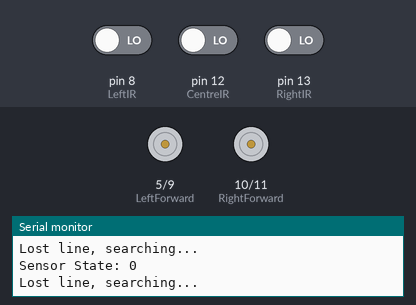
Recording of a sketch running on a simulated Arduino Uno, built with avr-gcc and run on an emulated ATmega328P. On the bench: motor-driver pin pairs drawn as motors (green arrow = first pin HIGH = forward, orange = second pin HIGH = backward, longer = more drive), the last lines printed to the serial monitor. Inputs (shaded band) come from the test bench; at power-on: pin 8 (LeftIR) LOW, pin 12 (CentreIR) LOW, pin 13 (RightIR) LOW.

Above: at 1.2 s.
1.3 s: pin 8 (LeftIR) driven HIGH
At 2.2 s:
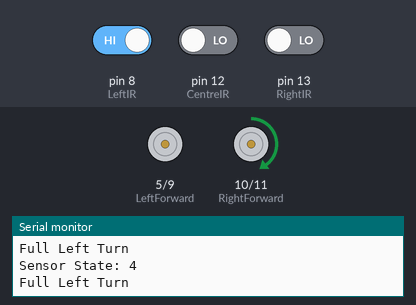
2.8 s: pin 12 (CentreIR) driven HIGH
At 3.1 s:
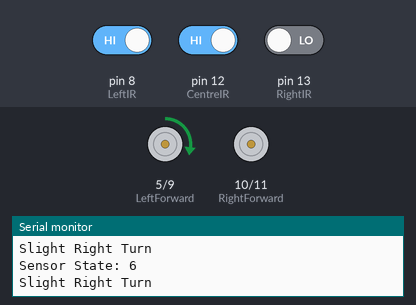
4.3 s: pin 13 (RightIR) driven HIGH
At 5.3 s:
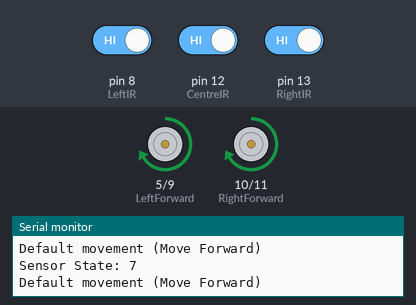
5.8 s: pin 8 (LeftIR) driven LOW
At 6.4 s:
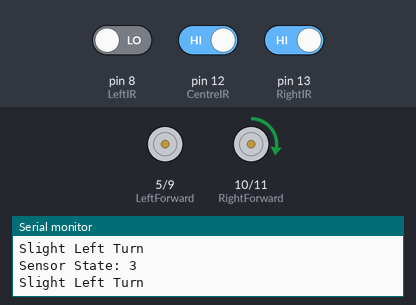
7.3 s: pin 12 (CentreIR) driven LOW
At 8.3 s:
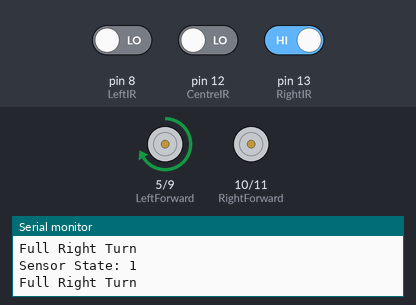
8.8 s: pin 13 (RightIR) driven LOW
At 9.5 s:
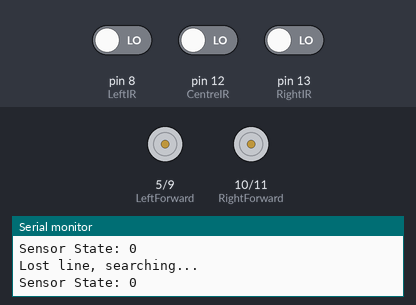
Timing chart, 0 to 11.8 s (numbered marks = the images above; inputs shaded):
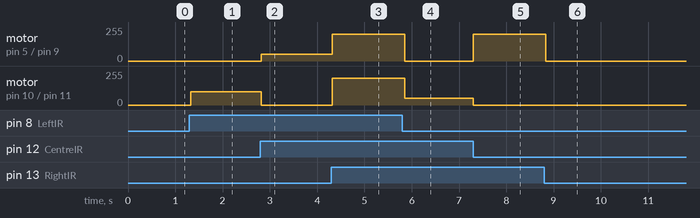

Measured:
- after the input at 1.3 s, motor on pin 10 (RightForward) / pin 11 (RightBackward): stopped → forward 100/255 at once
- after the input at 2.8 s, motor on pin 5 (LeftForward) / pin 9 (LeftBackward): stopped → forward 50/255 at once; motor on pin 10 (RightForward) / pin 11 (RightBackward): forward 100/255 → stopped at once
- after the input at 4.3 s, motor on pin 5 (LeftForward) / pin 9 (LeftBackward): forward 50/255 → forward 200/255 at once; motor on pin 10 (RightForward) / pin 11 (RightBackward): stopped → forward 200/255 at once
- after the input at 5.8 s, motor on pin 5 (LeftForward) / pin 9 (LeftBackward): forward 200/255 → stopped after 0.05 s; motor on pin 10 (RightForward) / pin 11 (RightBackward): forward 200/255 → forward 50/255 after 0.05 s
- after the input at 7.3 s, motor on pin 5 (LeftForward) / pin 9 (LeftBackward): stopped → forward 200/255 at once; motor on pin 10 (RightForward) / pin 11 (RightBackward): forward 50/255 → stopped at once
- after the input at 8.8 s, motor on pin 5 (LeftForward) / pin 9 (LeftBackward): forward 200/255 → stopped at once

The sketch:

LFR.ino
```cpp
int LeftIR = 8, CentreIR = 12, RightIR = 13;
int LeftForward = 5, LeftBackward = 9, RightForward = 10, RightBackward = 11;

int BaseSpeed = 200;
int TurnSpeed = 100;
int AdjustSpeed = 50;
int StabilityDelay = 40;

void setup() {
  // put your setup code here, to run once:
  pinMode(LeftForward, OUTPUT);
  pinMode(LeftBackward, OUTPUT);
  pinMode(RightForward, OUTPUT);
  pinMode(RightBackward, OUTPUT);

  // IR sensor pins setup
  pinMode(LeftIR, INPUT);
  pinMode(CentreIR, INPUT);
  pinMode(RightIR, INPUT);

  Serial.begin(9600);
}

void loop() {
  // put your main code here, to run repeatedly:

  int left = digitalRead(LeftIR);
  int centre = digitalRead(CentreIR);
  int right = digitalRead(RightIR);

  int SensorState = (left * 4) + (centre * 2) + right;

  // Print the sensor state in decimal
  Serial.print("Sensor State: ");
  Serial.println(SensorState);

  switch (SensorState) {
    case 0:  // White On All Sensors
      Serial.println("Lost line, searching...");
      stopCar();
      break;

    case 1:  // Black on Right Sensor
      Serial.println("Full Right Turn");
      turnRight();
      break;

    case 2:  // Black on Centre
      Serial.println("Move Forward");
      moveForward();
      break;

    case 3:  // Black on Centre and Right
      Serial.println("Slight Left Turn");
      adjustLeft();
      break;

    case 4: // Black on Left
      Serial.println("Full Left Turn");
      turnLeft();
      break;

    case 5: // Black on Left and Right
      Serial.println("Full Right Turn");
      turnRight();
      break;

    case 6: // Black on Left and Centre
      Serial.println("Slight Right Turn");
      adjustRight();
      break;

    default:
      Serial.println("Default movement (Move Forward)");
      moveForward();
      break;
  }
  delay(StabilityDelay);
}

void moveForward() {
  analogWrite(LeftForward, BaseSpeed);
  analogWrite(LeftBackward, LOW);
  analogWrite(RightForward, BaseSpeed);
  analogWrite(RightBackward, LOW);
}

void turnRight() {
  analogWrite(LeftForward, TurnSpeed);
  analogWrite(LeftBackward, LOW);
  analogWrite(RightForward, LOW);
  analogWrite(RightBackward, LOW);
}

void adjustRight() {
  analogWrite(LeftForward, AdjustSpeed);
  analogWrite(LeftBackward, LOW);
  analogWrite(RightForward, LOW);
  analogWrite(RightBackward, LOW);
}

void turnLeft() {
  analogWrite(LeftForward, LOW);
  analogWrite(LeftBackward, LOW);
  analogWrite(RightForward, TurnSpeed);
  analogWrite(RightBackward, LOW);
}

void adjustLeft() {
  analogWrite(LeftForward, LOW);
  analogWrite(LeftBackward, LOW);
  analogWrite(RightForward, AdjustSpeed);
  analogWrite(RightBackward, LOW);
}

void stopCar() {
  analogWrite(LeftForward, LOW);
  analogWrite(LeftBackward, LOW);
  analogWrite(RightForward, LOW);
  analogWrite(RightBackward, LOW);
}
```
